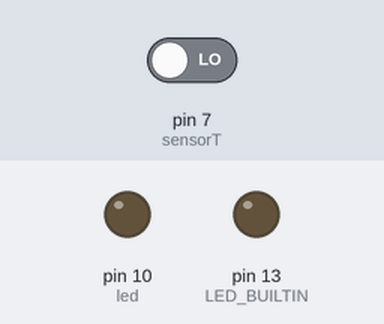
The sketch below on a simulated Arduino Uno, built with avr-gcc and run on an emulated ATmega328P. Shown: output pins drawn as LEDs (lit = HIGH). The inputs (shaded band) are chosen by the test bench; at power-on: pin 7 (sensorT) LOW. What the sketch prints to the serial monitor is not drawn.

Above: at 1.2 s.
1.3 s: pin 7 (sensorT) driven HIGH
At 2.1 s:
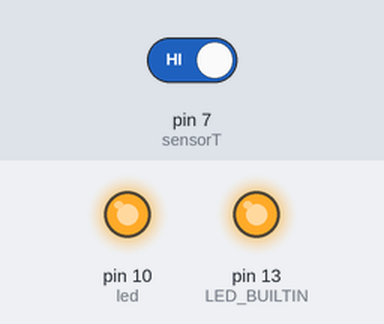
2.8 s: pin 7 (sensorT) driven LOW
At 3.3 s:
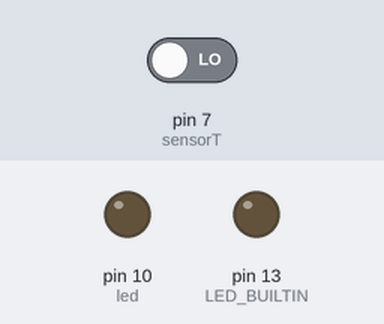
Timing chart, 0 to 5.8 s (numbered marks = the images above; inputs shaded):
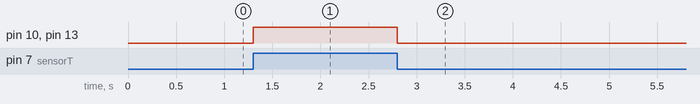

Measured:
- after the input at 1.3 s, pin 10 (led), pin 13 (LED_BUILTIN): LOW → HIGH at once
- after the input at 2.8 s, pin 10 (led), pin 13 (LED_BUILTIN): HIGH → LOW at once

The sketch:

Test-SensorTouch.ino
```cpp
// (licence header left out)
#define led 10
#define sensorT 7
int val = 0;

void setup() {
  pinMode(led,OUTPUT);
  pinMode(LED_BUILTIN, OUTPUT);
  pinMode(sensorT, INPUT);
  Serial.begin(115200);
  Serial.println("Ready...");
}

void loop() {
  Serial.println(digitalRead(sensorT));
  digitalWrite(led, digitalRead(sensorT));
  val = digitalRead(sensorT);
  digitalWrite(LED_BUILTIN, val);
  delay(1);
}
```
